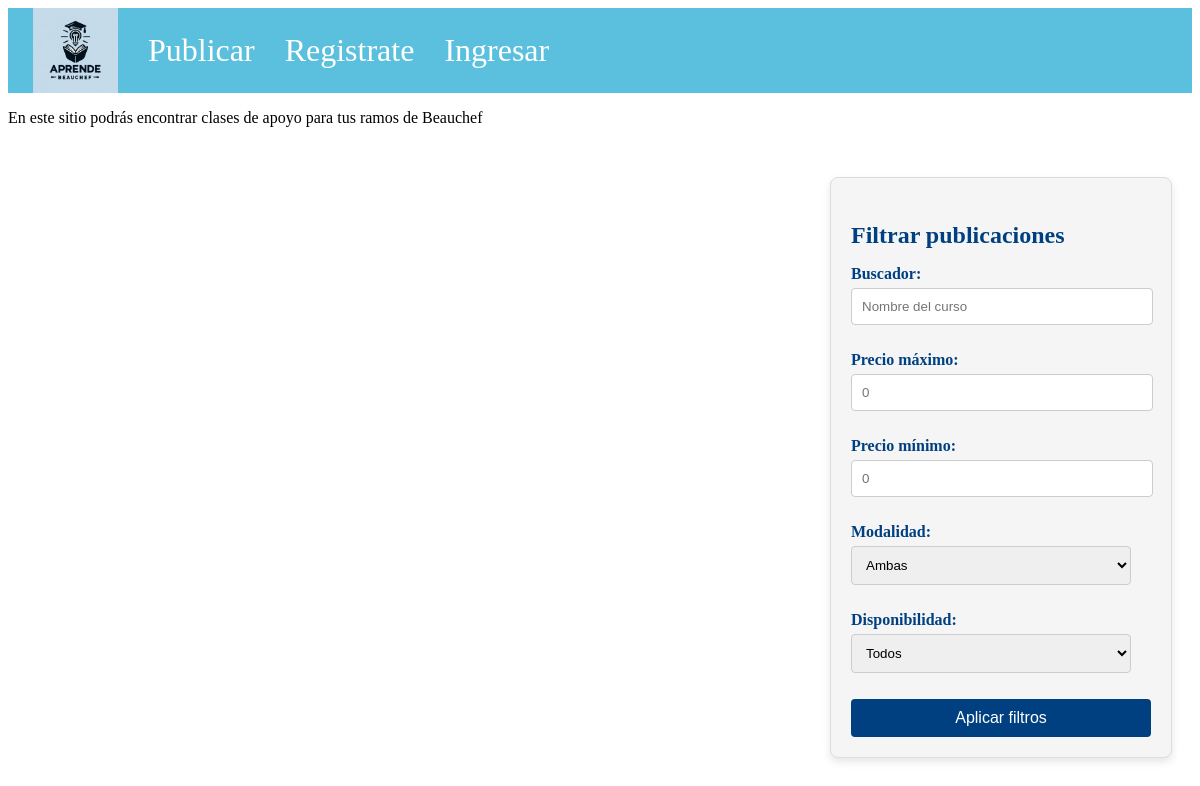
The app's page /, older data.
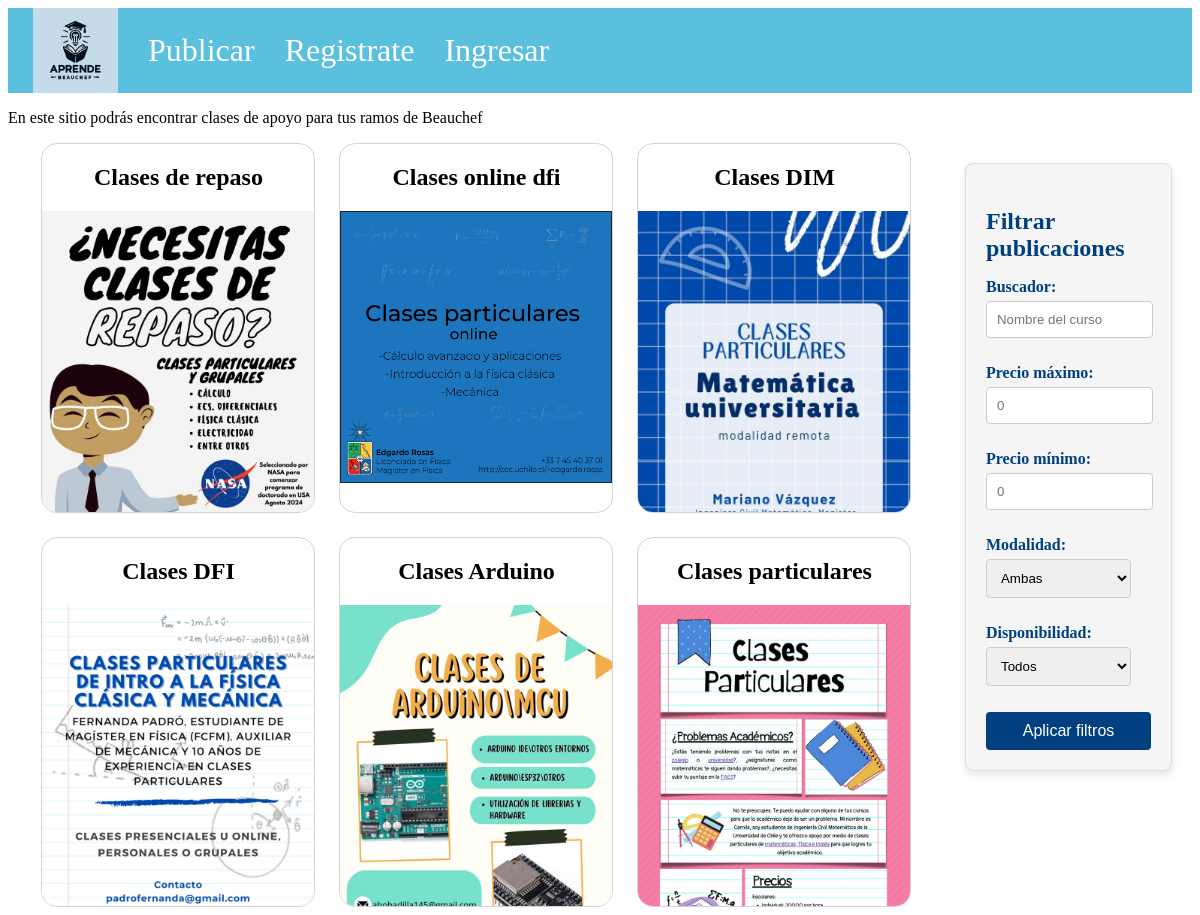
The same page, newer data.
### baseapp/models.py (models this page shows)
class Afiche(models.Model):
    url = models.FileField(upload_to='uploads/')
    descripcion = models.CharField(max_length=200, blank=True)
    nombre = models.CharField(max_length=200)

### baseapp/views.py (the view, shortened to what this page needs)
# urls.py: path("", views.index, name="index"),
def index(request):
    if request.method == "GET":
        posters = Afiche.objects.all().order_by('-id')
        filter_form = FilterForm(request.POST)
        if len(posters) > 8:
            posters = posters[:8]
        else:
            posters = posters
        return render(request, "index.html", {'filter_form': filter_form,'afiches': posters})

### baseapp/static/templates/index.html (shortened to what this page needs)
{%extends 'base_navbar.html'%}
{% load static %}
{%block stylesheets%}
<link rel="stylesheet" type="text/css" href="{% static 'css/index.css' %}">
{%endblock%}
{%block content%}
<p>En este sitio podrás encontrar clases de apoyo para tus ramos de Beauchef</p>
<div class="content">
    <div class="poster">
        {%for poster in afiches%}
        <article>
            <div class="container-title">
                <a href="{% url 'mostrarAfiche' posterID=poster.id %}">
                    <h2>{{poster.nombre}}</h2>
                </a>
            </div>
            <div class="container-poster">
                <img src="{{poster.url.url}}" alt="{{poster.nombre}}">
            </div>
        </article>
        {%endfor%}
    </div>
    <form class="filters" method="POST">
        <div class="filters-container">
            <h3>Filtrar publicaciones</h3>
            {{ filter_form.as_p }}
        </div>
        <div class="filters_button">
            <button id="filters_button" type="submit">Aplicar filtros</button>
        </div>
    </form>
</div>
{%endblock%}

### baseapp/static/templates/base_navbar.html (shortened to what this page needs)
<!DOCTYPE html>
<html lang="en">
<head>
    {% load static %}
    <link rel="stylesheet" type="text/css" href="{% static 'css/navbar.css' %}">
    {% block stylesheets %}
    {% endblock %}
</head>
<body>
    <nav id="nav-id" class="nav">
        <ul>
            <li id="logo"><a href="/"><img src="/static/images/logo_aprende_beauchef.webp" alt="logo"></a></li>
            {% if user.is_authenticated %}
            <li id="publicar"><a href="/publicar">Publicar</a></li>
            <li id="perfil"><a href="/profile">Ver Perfil</a></li>
            <li id="cerrar"><a href="/logout">Cerrar sesión</a></li>
            {% else %}
            <li id="publicar"><a href="/register">Publicar</a></li>
            <li id="registrar"><a href="/register">Registrate</a></li>
            <li id="ingresar"><a href="/login">Ingresar</a></li>
            {% endif %}
        </ul>
    </nav>
    {% block content %}
    {% endblock %}
</body>
</html>

### baseapp/static/css/navbar.css (style rules this page uses)
.nav { background-color: #5bc0de; margin: 0%; display: flex; align-items: center; justify-content: space-between; padding: 0 10px; }
.nav ul { list-style: none; display: flex; align-items: center; padding: 0; margin: 0; width: 100%; }
.nav li { display: flex; align-items: center; padding: 0 15px; }
.nav a { color: #fff; text-decoration: none; font-size: 200%; display: flex; align-items: center; height: 100%; }
#logo img { width: 85px; height: 85px; }

### baseapp/static/css/index.css (style rules this page uses)
.content { display: inline-flex; width: 100%; height: 80%; align-items: flex-start; }
.poster { display: flex; flex-wrap: wrap; margin: 0 auto; justify-content: center; max-width: 75rem; gap: 1.5rem; }
.poster article { width: 17rem; height: 23rem; cursor: pointer; position: relative; display: block; transition: all 0.4s ease-in-out; overflow: hidden; border-radius: 1rem; border: 1px solid lightgray; }
.container-title { display: flex; align-items: center; justify-content: center; }
.poster article a { display: inline-flex; color: var(--primary); text-decoration: none; }
.poster article img { max-width: 100%; transform-origin: center; transition: transform 0.4s ease-in-out; overflow: hidden; }
.container-poster { width: 100%; }
.filters { background-color: #f5f5f5; border: 1px solid #ddd; padding: 20px; border-radius: 8px; box-shadow: 0 4px 8px rgba(0,0,0,0.1); max-width: 300px; margin: 20px; }
.filters-container h3 { color: #004080; font-size: 1.5em; margin-bottom: 10px; }
.filters-container label { color: #004080; font-weight: bold; margin-top: 10px; }
.filters-container input, .filters-container select { width: calc(100% - 20px); padding: 10px; margin-top: 5px; margin-bottom: 10px; border: 1px solid #ccc; border-radius: 4px; }
.filters-container input[type="submit"], .filters_button button { background-color: #004080; color: white; border: none; padding: 10px 20px; font-size: 1em; border-radius: 4px; cursor: pointer; width: 100%; text-align: center; }

Row changes from the older to the newer data that the page shows:
added Afiche: nombre "Clases de repaso", url (picture)
added Afiche: nombre "Clases online dfi", url (picture)
added Afiche: nombre "Clases DIM", url (picture)
added Afiche: nombre "Clases DFI", url (picture)
added Afiche: nombre "Clases Arduino", url (picture)
added Afiche: nombre "Clases particulares", url (picture)
